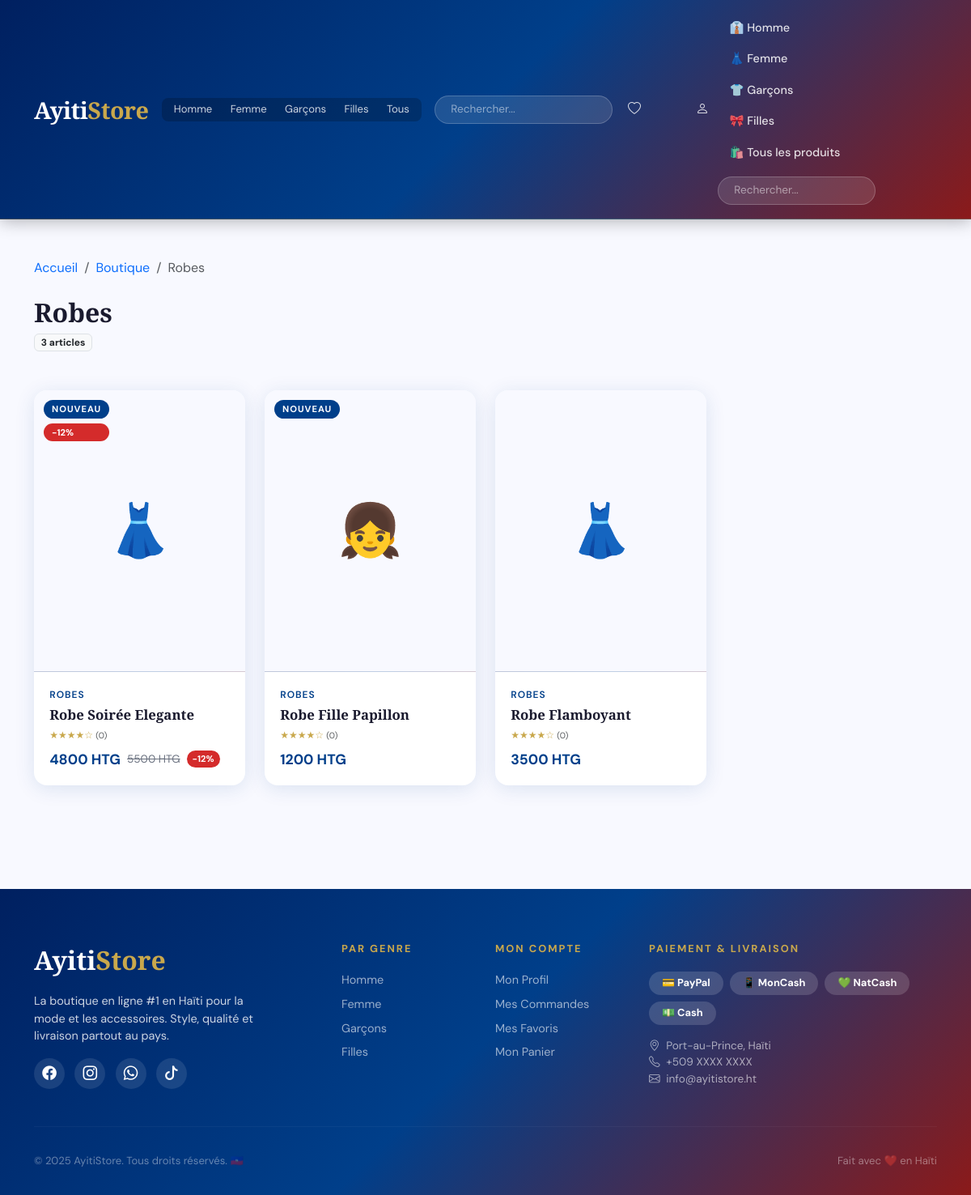
The app's page /categorie/robes/ with its own data.
### store/models.py (models this page shows, shortened)
class Category(models.Model):
    name = models.CharField(max_length=100)
    slug = models.SlugField(unique=True)
    genre = models.CharField(max_length=20, choices=GENRE_CHOICES)
    type_produit = models.CharField(max_length=20, choices=TYPE_CHOICES, default='vetement')
    description = models.TextField(blank=True)
    image = models.ImageField(upload_to='categories/', blank=True)
    created_at = models.DateTimeField(auto_now_add=True)
    class Meta:
        verbose_name_plural = 'Catégories'

class Product(models.Model):
    category = models.ForeignKey(Category, on_delete=models.CASCADE, related_name='products')
    name = models.CharField(max_length=200)
    slug = models.SlugField(unique=True)
    description = models.TextField()
    price = models.DecimalField(max_digits=10, decimal_places=2)
    old_price = models.DecimalField(max_digits=10, decimal_places=2, blank=True, null=True)
    stock = models.PositiveIntegerField(default=0)
    is_available = models.BooleanField(default=True)
    is_featured = models.BooleanField(default=False)
    is_new = models.BooleanField(default=True)
    genre = models.CharField(max_length=20, choices=GENRE_CHOICES)
    type_produit = models.CharField(max_length=20, choices=TYPE_CHOICES, default='vetement')
    created_at = models.DateTimeField(auto_now_add=True)
    updated_at = models.DateTimeField(auto_now=True)
    class Meta:
        ordering = ['-created_at']
    def get_absolute_url(self):
        return reverse('store:product_detail', kwargs={'slug': self.slug})
    @property
    def discount_percent(self):
        if self.old_price and self.old_price > self.price:
            return int((1 - self.price / self.old_price) * 100)
        return 0
    @property
    def main_image(self):
        img = self.images.filter(is_main=True).first()
        return img if img else self.images.first()

### store/views.py (the view)
# urls.py: path('categorie/<slug:slug>/', views.category_detail, name='category'),
def category_detail(request, slug):
    category = get_object_or_404(Category, slug=slug)
    products = Product.objects.filter(category=category, is_available=True)
    return render(request, 'store/category.html', {
        'category': category,
        'products': products,
    })

### store/context_processors.py (called while the page is built)
def cart_count(request):
    count = 0
    try:
        if request.user.is_authenticated:
            cart = Cart.objects.filter(user=request.user).first()
        else:
            session_key = request.session.session_key
            if session_key:
                cart = Cart.objects.filter(session_key=session_key).first()
            else:
                cart = None
        if cart:
            count = cart.total_items
    except Exception:
        pass
    return {'cart_count': count}

def wishlist_count(request):
    count = 0
    try:
        if request.user.is_authenticated:
            count = Wishlist.objects.filter(user=request.user).count()
    except Exception:
        pass
    return {'wishlist_count': count}

### templates/store/category.html (shortened to what this page needs)
{% extends 'base.html' %}
{% load static %}
{% block content %}
<div class="container py-5">
  <nav aria-label="breadcrumb" class="mb-4">
    <ol class="breadcrumb">
      <li class="breadcrumb-item"><a href="{% url 'store:home' %}">Accueil</a></li>
      <li class="breadcrumb-item"><a href="{% url 'store:product_list' %}">Boutique</a></li>
      <li class="breadcrumb-item active">{{ category.name }}</li>
    </ol>
  </nav>
  <div class="d-flex align-items-center mb-5">
    <div>
      <h2 class="fw-bold mb-1">{{ category.name }}</h2>
      <span class="badge bg-light text-dark border">{{ products.count }} article{% if products.count != 1 %}s{% endif %}</span>
    </div>
  </div>
  {% if products %}
    <div class="row g-4">
      {% for product in products %}
      <div class="col-6 col-md-4 col-lg-3">
        {% include 'includes/product_card.html' %}
      </div>
      {% endfor %}
    </div>
  {% else %}
    <div class="text-center py-5">
      <div style="font-size:4rem">📭</div>
      <h5 class="mt-3">Aucun article dans cette catégorie</h5>
      <a href="{% url 'store:product_list' %}" class="btn btn-haiti mt-3">Voir tous les produits</a>
    </div>
  {% endif %}
</div>
{% endblock %}

### templates/includes/product_card.html (shortened to what this page needs)
{% load static %}
<div class="product-card h-100">
  <div class="product-img-wrapper">
    {% if product.main_image %}
      <img src="{{ product.main_image.image.url }}" alt="{{ product.name }}">
    {% else %}
      <div class="product-placeholder">
        {% if product.type_produit == 'chaussure' %}👟{% elif product.type_produit == 'accessoire' %}👜{% elif product.genre == 'femme' %}👗{% elif product.genre == 'homme' %}👔{% elif product.genre == 'garcon' %}🧒{% elif product.genre == 'fille' %}👧{% else %}🛍️{% endif %}
      </div>
    {% endif %}
    <div class="product-badges">
      {% if product.is_new %}<span class="badge-new">NOUVEAU</span>{% endif %}
      {% if product.discount_percent > 0 %}<span class="badge-sale">-{{ product.discount_percent }}%</span>{% endif %}
    </div>
  </div>
  <div class="product-body">
    <div class="product-category">{{ product.category.name }}</div>
    <a href="{{ product.get_absolute_url }}" class="text-decoration-none">
      <h6 class="product-name">{{ product.name }}</h6>
    </a>
    <div class="stars-mini mb-1">
      ★★★★☆ <small class="text-muted">({{ product.reviews.count }})</small>
    </div>
    <div class="product-price-wrapper">
      <span class="product-price">{{ product.price|floatformat:0 }} HTG</span>
      {% if product.old_price %}
        <span class="product-old-price">{{ product.old_price|floatformat:0 }} HTG</span>
        {% if product.discount_percent %}<span class="product-discount">-{{ product.discount_percent }}%</span>{% endif %}
      {% endif %}
    </div>
  </div>
</div>

### static/css/ayiti.css (style rules this page uses)
:root { --haiti-red: #D42B2B; --haiti-blue: #003F8A; --haiti-dark-blue: #002060; --haiti-light-blue: #1A6EC7; --gold: #C9A84C; --grad-main: linear-gradient(135deg, #003F8A 0%, #1A6EC7 40%, #D42B2B 100%); --grad-header: linear-gradient(135deg, #002060 0%, #003F8A 50%, #8B1A1A 100%); --grad-hero: linear-gradient(135deg, #001540 0%, #003F8A 35%, rgba(201,168,76,0.2) 70%, #D42B2B 100%); --grad-card: linear-gradient(180deg, transparent 60%, rgba(0,32,96,0.85) 100%); --white: #FFFFFF; --light: #F8F9FF; --text: #1a1a2e; --muted: #6B7280; --border: #E5E7EB; --shadow: 0 4px 24px rgba(0,63,138,0.12); --shadow-lg: 0 8px 40px rgba(0,63,138,0.2); --radius: 16px; --transition: all 0.3s cubic-bezier(0.4,0,0.2,1); }
* { box-sizing: border-box; margin: 0; padding: 0; }
body { font-family: 'DM Sans', sans-serif; background: var(--light); color: var(--text); overflow-x: hidden; }
h1,h2,h3,h4,h5 { font-family: 'Playfair Display', serif; }
a { text-decoration: none; transition: var(--transition); }
.product-card { background: white; border-radius: var(--radius); overflow: hidden; transition: var(--transition); box-shadow: var(--shadow); border: none; position: relative; }
.product-img-wrapper { position: relative; aspect-ratio: 3/4; overflow: hidden; background: var(--light); }
.product-placeholder { width: 100%; height: 100%; display: flex; align-items: center; justify-content: center; font-size: 4rem; }
.product-badges { position: absolute; top: 12px; left: 12px; display: flex; flex-direction: column; gap: 6px; }
.badge-new { background: var(--haiti-blue); color: white; font-size: 0.7rem; font-weight: 700; padding: 3px 10px; border-radius: 50px; letter-spacing: 1px; }
.badge-sale { background: var(--haiti-red); color: white; font-size: 0.7rem; font-weight: 700; padding: 3px 10px; border-radius: 50px; }
.product-body { padding: 1.2rem; }
.product-category { font-size: 0.75rem; color: var(--haiti-blue); text-transform: uppercase; letter-spacing: 1px; font-weight: 600; }
.product-name { font-family: 'Playfair Display', serif; font-size: 1.05rem; font-weight: 700; color: var(--text); margin: 0.3rem 0; line-height: 1.3; }
.product-price-wrapper { display: flex; align-items: center; gap: 0.5rem; margin-top: 0.5rem; }
.product-price { font-size: 1.1rem; font-weight: 700; color: var(--haiti-blue); }
.product-old-price { font-size: 0.85rem; color: var(--muted); text-decoration: line-through; }
.product-discount { background: var(--haiti-red); color: white; font-size: 0.7rem; font-weight: 700; padding: 2px 7px; border-radius: 50px; }
.stars-mini { color: var(--gold); font-size: 0.75rem; }

### records on screen
Category: name "Robes"
Product: is_new "NOUVEAU", discount_percent "12", category.name "ROBES", name "Robe Soirée Elegante", reviews.count "0", price "4800", old_price "5500"
Product: is_new "NOUVEAU", category.name "ROBES", name "Robe Fille Papillon", reviews.count "0", price "1200"
Product: category.name "ROBES", name "Robe Flamboyant", reviews.count "0", price "3500"

### other values on screen
{{ products.count }} "3"
